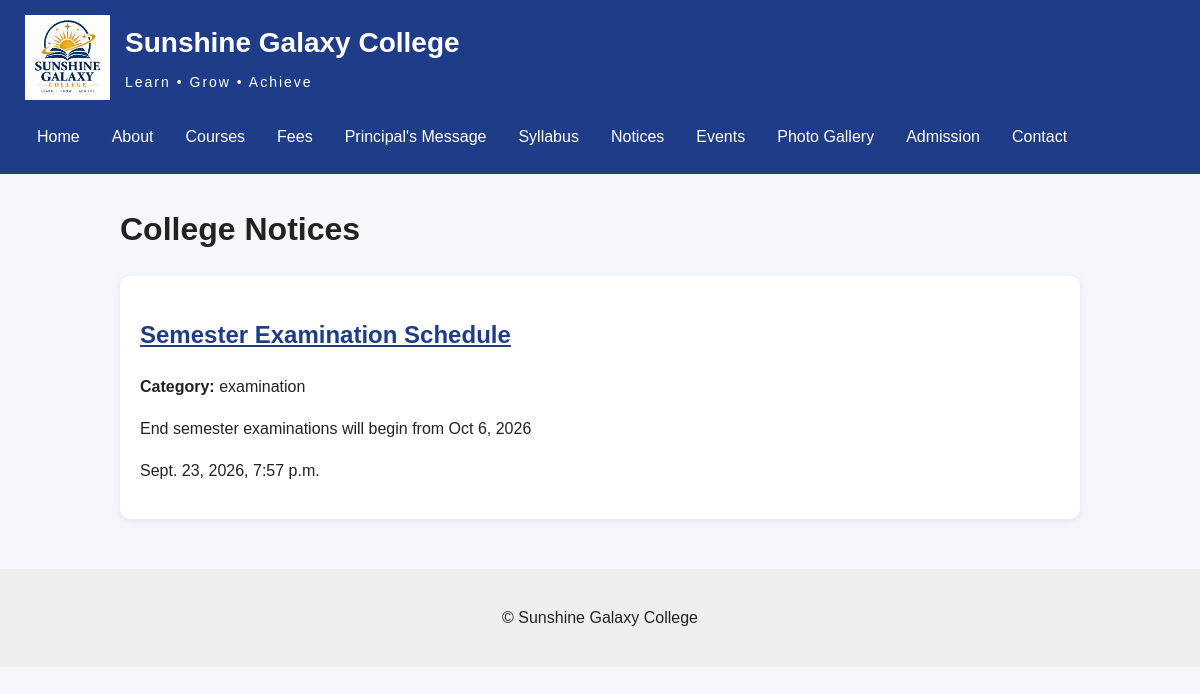
The app's page /notices/, older data.
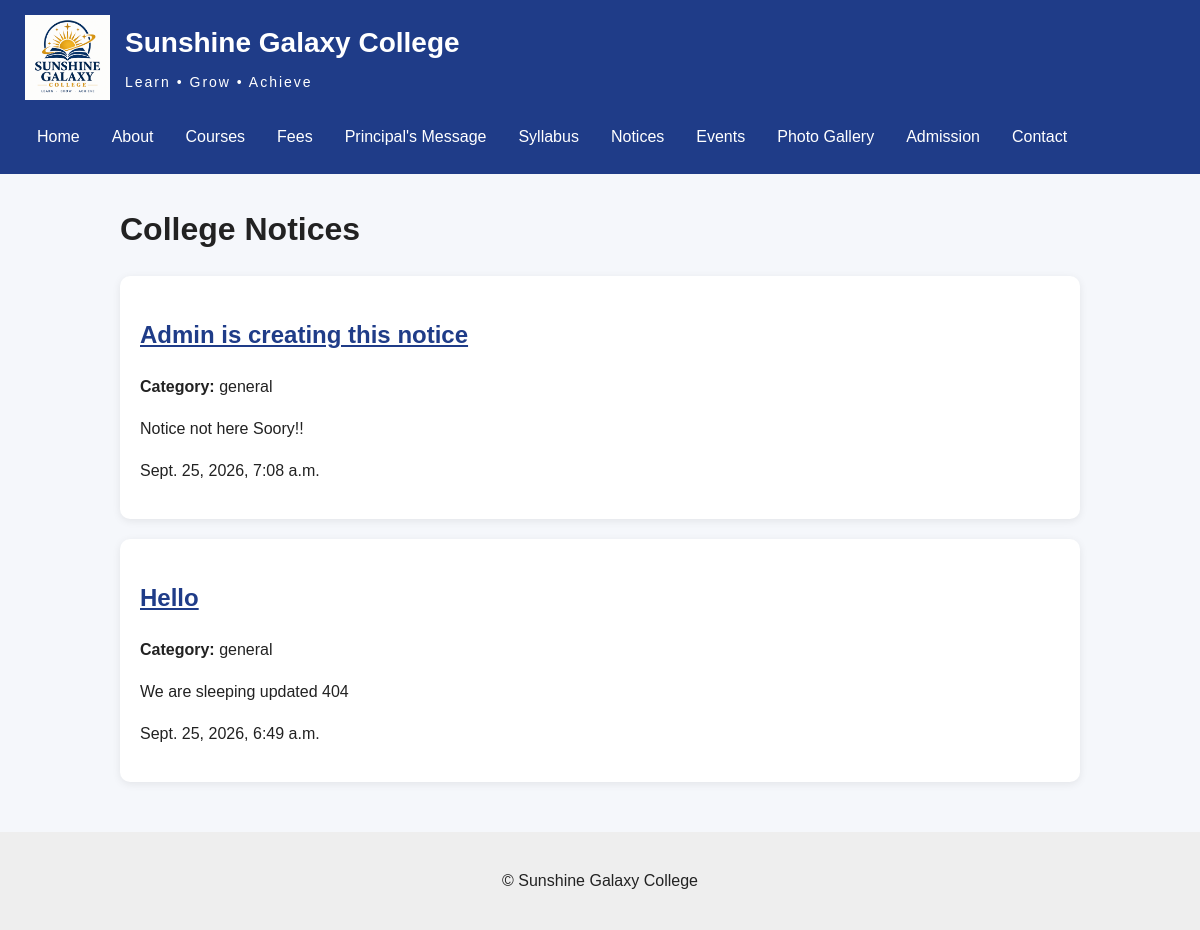
The same page, newer data.
### portal/models.py (models this page shows, shortened)
class Notice(models.Model):
    CATEGORY_CHOICES = [
        ("academic", "Academic"),
        ("examination", "Examination"),
        ("admission", "Admission"),
        ("event", "Event"),
        ("general", "General"),
    ]
    title = models.CharField(max_length=200)
    content = models.TextField()
    category = models.CharField(
        max_length=20,
        choices=CATEGORY_CHOICES,
        default="general"
    )
    published_date = models.DateTimeField(auto_now_add=True)
    is_active = models.BooleanField(default=True)
    class Meta:
        ordering = ["-published_date"]

### portal/views.py (the view)
# urls.py: path("notices/", views.NoticeListView.as_view(), name="notice_list"),
class NoticeListView(ListView):
    model = Notice
    template_name = "portal/notices.html"
    context_object_name = "notices"

### Templates/portal/notices.html (shortened to what this page needs)
{% extends "base.html" %}
{% block content %}
<h1>College Notices</h1>
{% for notice in notices %}
<div class="notice-card">
    <h2>
        <a href="{% url 'notice_detail' notice.pk %}">
            {{ notice.title }}
        </a>
    </h2>
    <p>
        <strong>Category:</strong>
        {{ notice.category }}
    </p>
    <p>
        {{ notice.content|truncatewords:20 }}
    </p>
    <p>
        {{ notice.published_date }}
    </p>
</div>
{% empty %}
<p>No notices available.</p>
{% endfor %}
{% endblock %}

Row changes from the older to the newer data that the page shows:
removed Notice: title "Semester Examination Schedule", category "examination", content "End semester examinations will begin from Oct 6, 2026", published_date "Sept. 23, 2026, 7:57 p.m."
added Notice: title "Admin is creating this notice", category "general", content "Notice not here Soory!!", published_date "Sept. 25, 2026, 7:08 a.m."
added Notice: title "Hello", category "general", content "We are sleeping updated 404", published_date "Sept. 25, 2026, 6:49 a.m."
